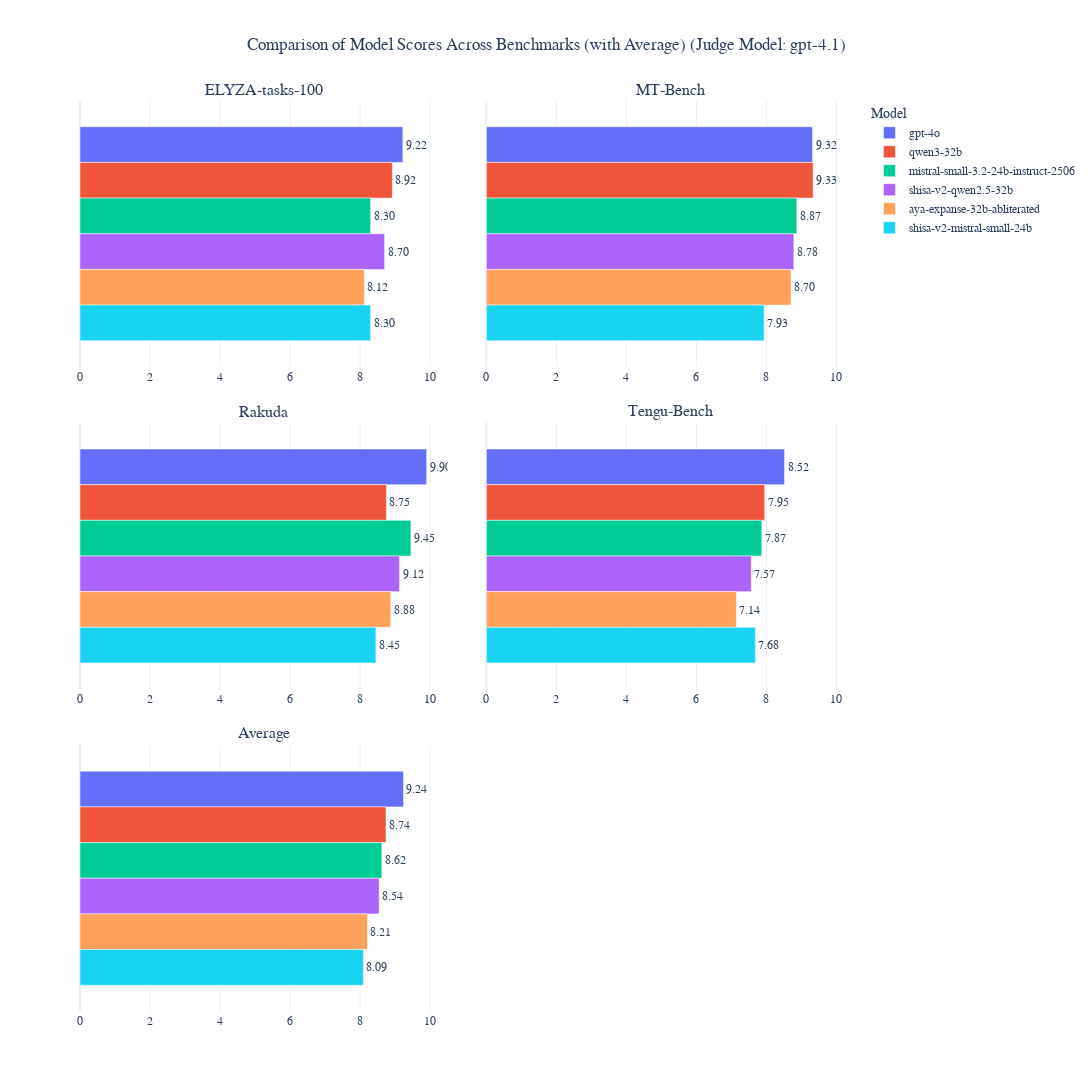

The notebook cell saved with this chart:
### Code cell
import plotly.graph_objects as go
from plotly.subplots import make_subplots
import pandas as pd

# Loop over all unique judge models and plot a 3x2 grid of horizontal bar graphs for each
for judge_model in all_result_df['judge_model'].unique():
    df_judge = all_result_df[all_result_df['judge_model'] == judge_model]
    mean_df_judge = df_judge.groupby([
        "model_name", "eval_dataset"
    ]).score.mean().reset_index()
    mean_df_judge['score_'] = mean_df_judge.apply(lambda x: x.score*2 if x.eval_dataset=="ELYZA-tasks-100" else x.score, axis=1)
    
    # Compute universal model order (best to worst overall)
    model_overall_scores = mean_df_judge.groupby('model_name')['score_'].mean().sort_values(ascending=False)
    model_order = model_overall_scores.index.tolist()
    color_sequence = go.Figure().layout.template.layout.colorway or ["#636EFA", "#EF553B", "#00CC96", "#AB63FA", "#FFA15A", "#19D3F3", "#FF6692", "#B6E880", "#FF97FF", "#FECB52"]
    color_map = {model: color_sequence[j % len(color_sequence)] for j, model in enumerate(model_order)}

    # Dynamically get all benchmarks present in the data
    benchmarks = mean_df_judge['eval_dataset'].unique()
    n_bench = len(benchmarks)
    if n_bench == 0:
        continue
    # Calculate average for each model
    avg_scores = mean_df_judge.groupby('model_name')['score_'].mean().reindex(model_order)
    # Set up 3x2 grid: first cell in 3rd row is average, others are benchmarks
    n_rows, n_cols = 3, 2
    subplot_titles = list(benchmarks)[:5]  # up to 5 benchmarks
    subplot_titles.insert(4, "Average")  # 5th cell (row 3, col 1) is Average
    while len(subplot_titles) < 6:
        subplot_titles.append("")
    fig = make_subplots(rows=n_rows, cols=n_cols, subplot_titles=subplot_titles, vertical_spacing=0.06, horizontal_spacing=0.05)
    bench_idx = 0
    for i in range(6):
        row = i // n_cols + 1
        col = i % n_cols + 1
        if i == 4:
            # Average bar (row 3, col 1)
            for j, model in enumerate(model_order):
                score = avg_scores.get(model, float('nan'))
                fig.add_trace(
                    go.Bar(
                        y=[""],
                        x=[score],
                        name=model,
                        marker_color=color_map[model],
                        text=[f"{score:.2f}" if pd.notnull(score) else ""],
                        textposition='outside',
                        orientation='h',
                        showlegend=(i == 0),
                    ),
                    row=row, col=col
                )
            fig.update_xaxes(range=[0, 10.5], row=row, col=col)
            fig.update_yaxes(showticklabels=False, autorange='reversed', row=row, col=col)
        elif bench_idx < n_bench:
            benchmark = benchmarks[bench_idx]
            df_bench = mean_df_judge[mean_df_judge['eval_dataset'] == benchmark].set_index('model_name')
            for j, model in enumerate(model_order):
                score = df_bench['score_'].get(model, float('nan'))
                fig.add_trace(
                    go.Bar(
                        y=[""],
                        x=[score],
                        name=model,
                        marker_color=color_map[model],
                        text=[f"{score:.2f}" if pd.notnull(score) else ""],
                        textposition='outside',
                        orientation='h',
                        showlegend=(i == 0),
                    ),
                    row=row, col=col
                )
            fig.update_xaxes(range=[0, 10.5], row=row, col=col)
            fig.update_yaxes(showticklabels=False, autorange='reversed', row=row, col=col)
            bench_idx += 1
    fig.update_layout(
        height=1200,
        width=1600,
        title_text=f"Comparison of Model Scores Across Benchmarks (with Average)\n(Judge Model: {judge_model.replace('judge_', '')})",
        title_x=0.5,
        template='plotly_white',
        font=dict(family="Arial, sans-serif", size=12),
        barmode='group',
        legend_title_text='Model',
        showlegend=True
    )
    fig.show()

### Figure 1 — Plotly figure (JSON) as saved in the notebook; plotly's stock layout.template omitted (floating-point values rounded to 4 significant figures)
{"data": [{"marker": {"color": "#636efa"}, "name": "gpt-4o", "orientation": "h", "showlegend": true, "text": ["9.22"], "textposition": "outside", "type": "bar", "x": [9.22], "xaxis": "x", "y": [""], "yaxis": "y"}, {"marker": {"color": "#EF553B"}, "name": "qwen3-32b", "orientation": "h", "showlegend": true, "text": ["8.92"], "textposition": "outside", "type": "bar", "x": [8.92], "xaxis": "x", "y": [""], "yaxis": "y"}, {"marker": {"color": "#00cc96"}, "name": "mistral-small-3.2-24b-instruct-2506", "orientation": "h", "showlegend": true, "text": ["8.30"], "textposition": "outside", "type": "bar", "x": [8.3], "xaxis": "x", "y": [""], "yaxis": "y"}, {"marker": {"color": "#ab63fa"}, "name": "shisa-v2-qwen2.5-32b", "orientation": "h", "showlegend": true, "text": ["8.70"], "textposition": "outside", "type": "bar", "x": [8.7], "xaxis": "x", "y": [""], "yaxis": "y"}, {"marker": {"color": "#FFA15A"}, "name": "aya-expanse-32b-abliterated", "orientation": "h", "showlegend": true, "text": ["8.12"], "textposition": "outside", "type": "bar", "x": [8.12], "xaxis": "x", "y": [""], "yaxis": "y"}, {"marker": {"color": "#19d3f3"}, "name": "shisa-v2-mistral-small-24b", "orientation": "h", "showlegend": true, "text": ["8.30"], "textposition": "outside", "type": "bar", "x": [8.3], "xaxis": "x", "y": [""], "yaxis": "y"}, {"marker": {"color": "#636efa"}, "name": "gpt-4o", "orientation": "h", "showlegend": false, "text": ["9.32"], "textposition": "outside", "type": "bar", "x": [9.317], "xaxis": "x2", "y": [""], "yaxis": "y2"}, {"marker": {"color": "#EF553B"}, "name": "qwen3-32b", "orientation": "h", "showlegend": false, "text": ["9.33"], "textposition": "outside", "type": "bar", "x": [9.333], "xaxis": "x2", "y": [""], "yaxis": "y2"}, {"marker": {"color": "#00cc96"}, "name": "mistral-small-3.2-24b-instruct-2506", "orientation": "h", "showlegend": false, "text": ["8.87"], "textposition": "outside", "type": "bar", "x": [8.867], "xaxis": "x2", "y": [""], "yaxis": "y2"}, {"marker": {"color": "#ab63fa"}, "name": "shisa-v2-qwen2.5-32b", "orientation": "h", "showlegend": false, "text": ["8.78"], "textposition": "outside", "type": "bar", "x": [8.783], "xaxis": "x2", "y": [""], "yaxis": "y2"}, {"marker": {"color": "#FFA15A"}, "name": "aya-expanse-32b-abliterated", "orientation": "h", "showlegend": false, "text": ["8.70"], "textposition": "outside", "type": "bar", "x": [8.7], "xaxis": "x2", "y": [""], "yaxis": "y2"}, {"marker": {"color": "#19d3f3"}, "name": "shisa-v2-mistral-small-24b", "orientation": "h", "showlegend": false, "text": ["7.93"], "textposition": "outside", "type": "bar", "x": [7.933], "xaxis": "x2", "y": [""], "yaxis": "y2"}, {"marker": {"color": "#636efa"}, "name": "gpt-4o", "orientation": "h", "showlegend": false, "text": ["9.90"], "textposition": "outside", "type": "bar", "x": [9.9], "xaxis": "x3", "y": [""], "yaxis": "y3"}, {"marker": {"color": "#EF553B"}, "name": "qwen3-32b", "orientation": "h", "showlegend": false, "text": ["8.75"], "textposition": "outside", "type": "bar", "x": [8.75], "xaxis": "x3", "y": [""], "yaxis": "y3"}, {"marker": {"color": "#00cc96"}, "name": "mistral-small-3.2-24b-instruct-2506", "orientation": "h", "showlegend": false, "text": ["9.45"], "textposition": "outside", "type": "bar", "x": [9.45], "xaxis": "x3", "y": [""], "yaxis": "y3"}, {"marker": {"color": "#ab63fa"}, "name": "shisa-v2-qwen2.5-32b", "orientation": "h", "showlegend": false, "text": ["9.12"], "textposition": "outside", "type": "bar", "x": [9.125], "xaxis": "x3", "y": [""], "yaxis": "y3"}, {"marker": {"color": "#FFA15A"}, "name": "aya-expanse-32b-abliterated", "orientation": "h", "showlegend": false, "text": ["8.88"], "textposition": "outside", "type": "bar", "x": [8.875], "xaxis": "x3", "y": [""], "yaxis": "y3"}, {"marker": {"color": "#19d3f3"}, "name": "shisa-v2-mistral-small-24b", "orientation": "h", "showlegend": false, "text": ["8.45"], "textposition": "outside", "type": "bar", "x": [8.45], "xaxis": "x3", "y": [""], "yaxis": "y3"}, {"marker": {"color": "#636efa"}, "name": "gpt-4o", "orientation": "h", "showlegend": false, "text": ["8.52"], "textposition": "outside", "type": "bar", "x": [8.517], "xaxis": "x4", "y": [""], "yaxis": "y4"}, {"marker": {"color": "#EF553B"}, "name": "qwen3-32b", "orientation": "h", "showlegend": false, "text": ["7.95"], "textposition": "outside", "type": "bar", "x": [7.95], "xaxis": "x4", "y": [""], "yaxis": "y4"}, {"marker": {"color": "#00cc96"}, "name": "mistral-small-3.2-24b-instruct-2506", "orientation": "h", "showlegend": false, "text": ["7.87"], "textposition": "outside", "type": "bar", "x": [7.867], "xaxis": "x4", "y": [""], "yaxis": "y4"}, {"marker": {"color": "#ab63fa"}, "name": "shisa-v2-qwen2.5-32b", "orientation": "h", "showlegend": false, "text": ["7.57"], "textposition": "outside", "type": "bar", "x": [7.567], "xaxis": "x4", "y": [""], "yaxis": "y4"}, {"marker": {"color": "#FFA15A"}, "name": "aya-expanse-32b-abliterated", "orientation": "h", "showlegend": false, "text": ["7.14"], "textposition": "outside", "type": "bar", "x": [7.142], "xaxis": "x4", "y": [""], "yaxis": "y4"}, {"marker": {"color": "#19d3f3"}, "name": "shisa-v2-mistral-small-24b", "orientation": "h", "showlegend": false, "text": ["7.68"], "textposition": "outside", "type": "bar", "x": [7.683], "xaxis": "x4", "y": [""], "yaxis": "y4"}, {"marker": {"color": "#636efa"}, "name": "gpt-4o", "orientation": "h", "showlegend": false, "text": ["9.24"], "textposition": "outside", "type": "bar", "x": [9.238], "xaxis": "x5", "y": [""], "yaxis": "y5"}, {"marker": {"color": "#EF553B"}, "name": "qwen3-32b", "orientation": "h", "showlegend": false, "text": ["8.74"], "textposition": "outside", "type": "bar", "x": [8.738], "xaxis": "x5", "y": [""], "yaxis": "y5"}, {"marker": {"color": "#00cc96"}, "name": "mistral-small-3.2-24b-instruct-2506", "orientation": "h", "showlegend": false, "text": ["8.62"], "textposition": "outside", "type": "bar", "x": [8.621], "xaxis": "x5", "y": [""], "yaxis": "y5"}, {"marker": {"color": "#ab63fa"}, "name": "shisa-v2-qwen2.5-32b", "orientation": "h", "showlegend": false, "text": ["8.54"], "textposition": "outside", "type": "bar", "x": [8.544], "xaxis": "x5", "y": [""], "yaxis": "y5"}, {"marker": {"color": "#FFA15A"}, "name": "aya-expanse-32b-abliterated", "orientation": "h", "showlegend": false, "text": ["8.21"], "textposition": "outside", "type": "bar", "x": [8.209], "xaxis": "x5", "y": [""], "yaxis": "y5"}, {"marker": {"color": "#19d3f3"}, "name": "shisa-v2-mistral-small-24b", "orientation": "h", "showlegend": false, "text": ["8.09"], "textposition": "outside", "type": "bar", "x": [8.092], "xaxis": "x5", "y": [""], "yaxis": "y5"}], "layout": {"annotations": [{"font": {"size": 16}, "showarrow": false, "text": "ELYZA-tasks-100", "x": 0.2375, "xanchor": "center", "xref": "paper", "y": 1, "yanchor": "bottom", "yref": "paper"}, {"font": {"size": 16}, "showarrow": false, "text": "MT-Bench", "x": 0.7625, "xanchor": "center", "xref": "paper", "y": 1, "yanchor": "bottom", "yref": "paper"}, {"font": {"size": 16}, "showarrow": false, "text": "Rakuda", "x": 0.2375, "xanchor": "center", "xref": "paper", "y": 0.6467, "yanchor": "bottom", "yref": "paper"}, {"font": {"size": 16}, "showarrow": false, "text": "Tengu-Bench", "x": 0.7625, "xanchor": "center", "xref": "paper", "y": 0.6467, "yanchor": "bottom", "yref": "paper"}, {"font": {"size": 16}, "showarrow": false, "text": "Average", "x": 0.2375, "xanchor": "center", "xref": "paper", "y": 0.2933, "yanchor": "bottom", "yref": "paper"}], "barmode": "group", "font": {"family": "Arial, sans-serif", "size": 12}, "height": 1200, "legend": {"title": {"text": "Model"}}, "showlegend": true, "title": {"text": "Comparison of Model Scores Across Benchmarks (with Average)\n(Judge Model: gpt-4.1)", "x": 0.5}, "width": 1600, "xaxis": {"anchor": "y", "domain": [0, 0.475], "range": [0, 10.5]}, "xaxis2": {"anchor": "y2", "domain": [0.525, 1], "range": [0, 10.5]}, "xaxis3": {"anchor": "y3", "domain": [0, 0.475], "range": [0, 10.5]}, "xaxis4": {"anchor": "y4", "domain": [0.525, 1], "range": [0, 10.5]}, "xaxis5": {"anchor": "y5", "domain": [0, 0.475], "range": [0, 10.5]}, "xaxis6": {"anchor": "y6", "domain": [0.525, 1]}, "yaxis": {"anchor": "x", "autorange": "reversed", "domain": [0.7067, 1], "showticklabels": false}, "yaxis2": {"anchor": "x2", "autorange": "reversed", "domain": [0.7067, 1], "showticklabels": false}, "yaxis3": {"anchor": "x3", "autorange": "reversed", "domain": [0.3533, 0.6467], "showticklabels": false}, "yaxis4": {"anchor": "x4", "autorange": "reversed", "domain": [0.3533, 0.6467], "showticklabels": false}, "yaxis5": {"anchor": "x5", "autorange": "reversed", "domain": [0, 0.2933], "showticklabels": false}, "yaxis6": {"anchor": "x6", "domain": [0, 0.2933]}}}
